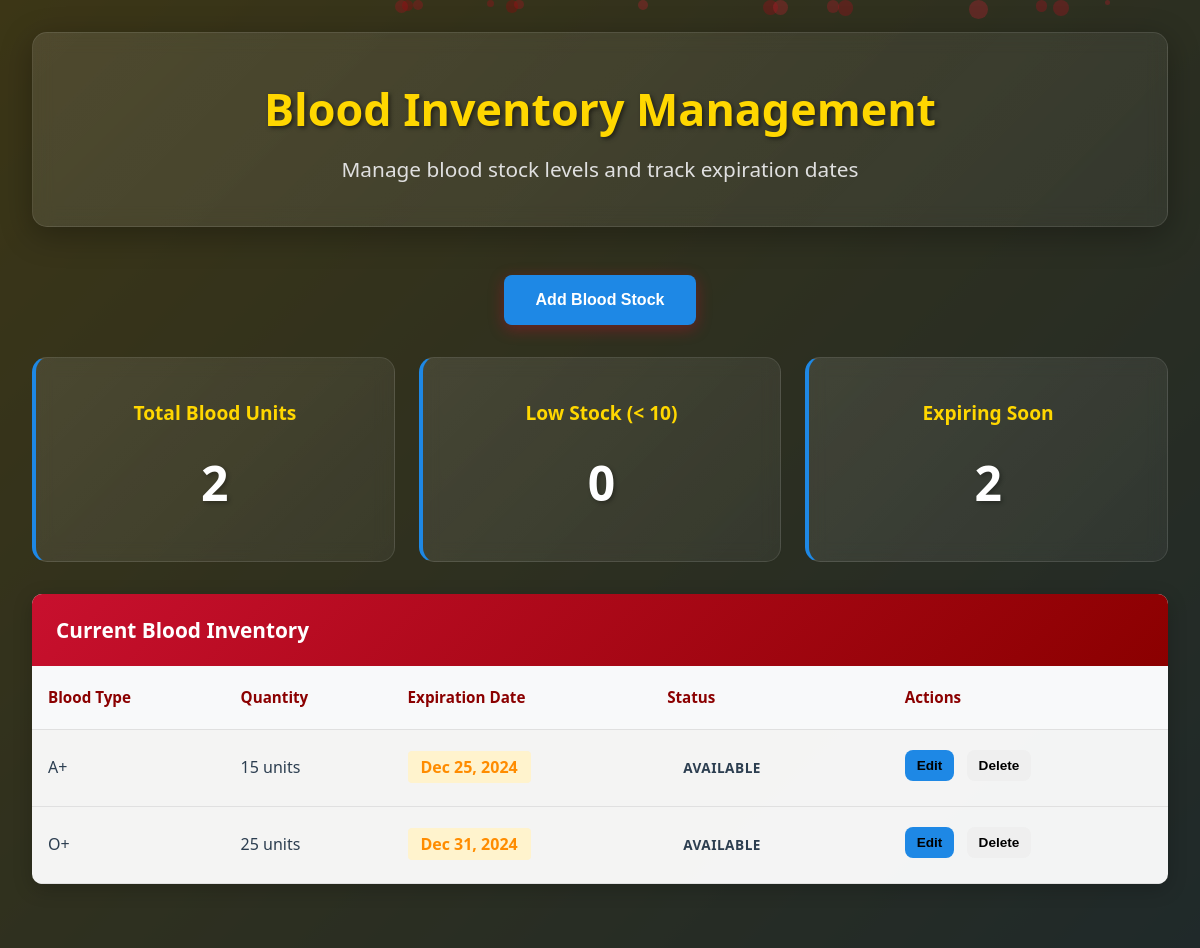
Page /hospital/inventory.php (signed in) on the committed database.
### tables this page shows
CREATE TABLE inventory (
    id INT AUTO_INCREMENT PRIMARY KEY,
    facility_id INT NOT NULL,
    blood_type ENUM('A+', 'A-', 'B+', 'B-', 'AB+', 'AB-', 'O+', 'O-') NOT NULL,
    quantity INT NOT NULL,
    expiration_date DATE NOT NULL,
    status ENUM('available', 'expired', 'used') DEFAULT 'available',
    created_at TIMESTAMP DEFAULT CURRENT_TIMESTAMP,
    FOREIGN KEY (facility_id) REFERENCES facilities(id)
);

### hospital/inventory.php (the view, shortened to what this page needs)
<?php
$facility = getUserFacility($_SESSION['user_id']);
global $pdo;
if (empty($facility) || !is_array($facility) || !isset($facility['id'])) {
    $inventory = [];
    if (!isset($error)) {
        $error = "Facility information not found. Please contact administrator.";
    }
} else {
    $inventory = $pdo->prepare("
        SELECT i.*
        FROM inventory i
        WHERE i.facility_id = ?
        ORDER BY i.expiration_date ASC
    ");
    $inventory->execute([$facility['id']]);
    $inventory = $inventory->fetchAll(PDO::FETCH_ASSOC);
}
?>
<!DOCTYPE html>
<html lang="en">
<head>
    <link rel="stylesheet" href="css/admin.css">
</head>
<body>
    <div class="background-animation"></div>
    <div class="dashboard-container">
        <div class="dashboard-header">
            <h1>Blood Inventory Management</h1>
            <p>Manage blood stock levels and track expiration dates</p>
        </div>
        <div class="inventory-actions">
            <button onclick="showAddForm()" class="btn btn-primary" style="background: var(--hospital-blue);">Add Blood Stock</button>
        </div>
        <div class="inventory-stats">
            <div class="stat-card hospital-stat">
                <h3>Total Blood Units</h3>
                <p class="stat-number"><?php echo count($inventory); ?></p>
            </div>
            <div class="stat-card hospital-stat">
                <h3>Low Stock (< 10)</h3>
                <p class="stat-number">
                    <?php
                    $low_stock = array_filter($inventory, function($item) {
                        return $item['quantity'] < 10;
                    });
                    echo count($low_stock);
                    ?>
                </p>
            </div>
            <div class="stat-card hospital-stat">
                <h3>Expiring Soon</h3>
                <p class="stat-number">
                    <?php
                    $expiring_soon = array_filter($inventory, function($item) {
                        return strtotime($item['expiration_date']) < strtotime('+7 days');
                    });
                    echo count($expiring_soon);
                    ?>
                </p>
            </div>
        </div>
        <div class="data-table">
            <h3>Current Blood Inventory</h3>
            <table>
                <thead>
                    <tr>
                        <th>Blood Type</th>
                        <th>Quantity</th>
                        <th>Expiration Date</th>
                        <th>Status</th>
                        <th>Actions</th>
                    </tr>
                </thead>
                <tbody>
                    <?php if (empty($inventory)): ?>
                        <tr>
                            <td colspan="5" style="text-align: center;">No blood inventory found</td>
                        </tr>
                    <?php else: ?>
                        <?php foreach ($inventory as $item): ?>
                            <tr>
                                <td><?php echo htmlspecialchars($item['blood_type']); ?></td>
                                <td>
                                    <span class="<?php echo $item['quantity'] < 10 ? 'low-stock' : ''; ?>">
                                        <?php echo $item['quantity']; ?> units
                                    </span>
                                </td>
                                <td>
                                    <span class="<?php echo strtotime($item['expiration_date']) < strtotime('+7 days') ? 'expiring-soon' : ''; ?>">
                                        <?php echo date('M j, Y', strtotime($item['expiration_date'])); ?>
                                    </span>
                                </td>
                                <td>
                                    <span class="status-badge status-<?php echo $item['status']; ?>">
                                        <?php echo ucfirst($item['status']); ?>
                                    </span>
                                </td>
                                <td>
                                    <button onclick="editInventory(<?php echo $item['id']; ?>)" class="btn btn-small" style="background: var(--hospital-blue);">Edit</button>
                                    <button onclick="deleteInventory(<?php echo $item['id']; ?>)" class="btn btn-small btn-danger">Delete</button>
                                </td>
                            </tr>
                        <?php endforeach; ?>
                    <?php endif; ?>
                </tbody>
            </table>
        </div>
    </div>
</body>
</html>

### hospital/css/admin.css (style rules this page uses)
* { margin: 0; padding: 0; box-sizing: border-box; }
:root { --primary-red: #c8102e; --dark-red: #8b0000; --blood-red: #bb0a1e; --light-red: #ff6b6b; --yellow: #ffd700; --blue: #0066b2; --hospital-blue: #1e88e5; --bloodbank-purple: #8e44ad; --donor-green: #27ae60; --black: #1a1a1a; --white: #ffffff; --gray: #f5f5f5; --dark-gray: #333333; --text-light: #ffffff; --text-dark: #2c3e50; }
body { font-family: 'Segoe UI', Tahoma, Geneva, Verdana, sans-serif; line-height: 1.6; color: var(--text-light); overflow-x: hidden; position: relative; min-height: 100vh; background: var(--black); }
.background-animation { position: fixed; top: 0; left: 0; width: 100%; height: 100%; z-index: -1; background: linear-gradient(-45deg, var(--black), var(--dark-red), var(--blue), var(--yellow)); background-size: 400% 400%; animation: gradientShift 15s ease infinite; }
.background-animation::before { content: ''; position: absolute; top: 0; left: 0; width: 100%; height: 100%; background: rgba(26, 26, 26, 0.85); }
.dashboard-container { max-width: 1400px; margin: 0 auto; padding: 2rem; color: var(--text-light); }
.dashboard-header { text-align: center; margin-bottom: 3rem; padding: 2.5rem; background: linear-gradient(135deg, rgba(255,255,255,0.1), rgba(255,255,255,0.05)); backdrop-filter: blur(10px); border-radius: 15px; border: 1px solid rgba(255, 255, 255, 0.1); box-shadow: 0 8px 32px rgba(0, 0, 0, 0.3); }
.dashboard-header h1 { font-size: 2.8rem; margin-bottom: 0.5rem; color: var(--yellow); text-shadow: 2px 2px 4px rgba(0,0,0,0.5); font-weight: 700; }
.dashboard-header p { font-size: 1.3rem; color: #e0e0e0; font-weight: 300; }
.stat-card { background: linear-gradient(135deg, rgba(255,255,255,0.1), rgba(255,255,255,0.05)); backdrop-filter: blur(10px); padding: 2.5rem 2rem; border-radius: 15px; text-align: center; border: 1px solid rgba(255, 255, 255, 0.1); transition: all 0.3s ease; position: relative; overflow: hidden; }
.stat-card::before { content: ''; position: absolute; top: 0; left: -100%; width: 100%; height: 100%; background: linear-gradient(90deg, transparent, rgba(255,255,255,0.1), transparent); transition: left 0.5s; }
.hospital-stat { border-left: 4px solid var(--hospital-blue); }
.stat-card h3 { color: var(--yellow); margin-bottom: 1rem; font-size: 1.2rem; font-weight: 600; }
.stat-number { font-size: 3rem; font-weight: bold; color: var(--white); text-shadow: 2px 2px 4px rgba(0,0,0,0.3); }
.btn { display: inline-block; padding: 1rem 2rem; border: none; border-radius: 8px; text-decoration: none; font-weight: 600; text-align: center; transition: all 0.3s ease; cursor: pointer; font-size: 1rem; }
.btn-primary { background: linear-gradient(135deg, var(--primary-red), var(--dark-red)); color: var(--white); box-shadow: 0 4px 15px rgba(200, 16, 46, 0.4); }
.data-table { width: 100%; background: rgba(255, 255, 255, 0.95); border-radius: 10px; overflow: hidden; box-shadow: 0 5px 20px rgba(0, 0, 0, 0.2); margin-bottom: 2rem; color: var(--text-dark); }
.data-table h3 { background: linear-gradient(135deg, var(--primary-red), var(--dark-red)); color: var(--white); padding: 1.2rem 1.5rem; margin: 0; font-size: 1.3rem; font-weight: 600; }
.data-table table { width: 100%; border-collapse: collapse; }
.data-table th, .data-table td { padding: 1.2rem 1rem; text-align: left; border-bottom: 1px solid #e0e0e0; }
.data-table td:last-child { white-space: nowrap; overflow: auto; }
.data-table td:last-child .btn { display: inline-block; margin-right: 0.5rem; margin-bottom: 0.25rem; padding: 0.5rem 0.75rem; font-size: 0.85rem; white-space: nowrap; }
.data-table th { background: #f8f9fa; color: var(--dark-red); font-weight: 700; font-size: 0.95rem; }
.status-badge { padding: 0.5rem 1rem; border-radius: 20px; font-size: 0.85rem; font-weight: 600; display: inline-block; text-transform: uppercase; letter-spacing: 0.5px; }
.expiring-soon { color: #ff8c00; font-weight: bold; background: #fff3cd; padding: 0.3rem 0.8rem; border-radius: 4px; }
.inventory-actions { margin-bottom: 2rem; text-align: center; }
.inventory-stats { display: grid; grid-template-columns: repeat(auto-fit, minmax(200px, 1fr)); gap: 1.5rem; margin-bottom: 2rem; }

### rows in the picture
inventory: blood_type "A+", quantity "15", expiration_date "Dec 25, 2024", status "AVAILABLE"
inventory: blood_type "O+", quantity "25", expiration_date "Dec 31, 2024", status "AVAILABLE"

### other values in the picture
count($inventory) "2"
count($low_stock) "0"
count($expiring_soon) "2"
